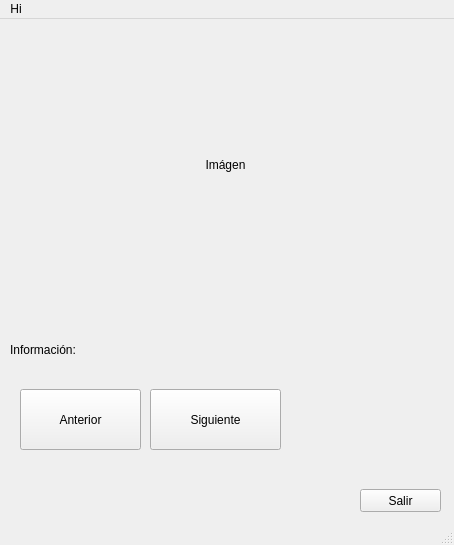
<?xml version="1.0" encoding="UTF-8"?>
<ui version="4.0">
 <class>MainWindow</class>
 <widget class="QMainWindow" name="MainWindow">
  <property name="geometry">
   <rect>
    <x>0</x>
    <y>0</y>
    <width>454</width>
    <height>545</height>
   </rect>
  </property>
  <property name="windowTitle">
   <string>MainWindow</string>
  </property>
  <widget class="QWidget" name="centralwidget">
   <widget class="QPushButton" name="back">
    <property name="geometry">
     <rect>
      <x>20</x>
      <y>370</y>
      <width>121</width>
      <height>61</height>
     </rect>
    </property>
    <property name="text">
     <string>Anterior</string>
    </property>
   </widget>
   <widget class="QPushButton" name="next">
    <property name="geometry">
     <rect>
      <x>150</x>
      <y>370</y>
      <width>131</width>
      <height>61</height>
     </rect>
    </property>
    <property name="text">
     <string>Siguiente</string>
    </property>
   </widget>
   <widget class="QPushButton" name="exit">
    <property name="geometry">
     <rect>
      <x>360</x>
      <y>470</y>
      <width>81</width>
      <height>23</height>
     </rect>
    </property>
    <property name="text">
     <string>Salir</string>
    </property>
   </widget>
   <widget class="QLabel" name="info">
    <property name="geometry">
     <rect>
      <x>10</x>
      <y>320</y>
      <width>421</width>
      <height>21</height>
     </rect>
    </property>
    <property name="text">
     <string>Información:</string>
    </property>
   </widget>
   <widget class="QLabel" name="image">
    <property name="geometry">
     <rect>
      <x>0</x>
      <y>0</y>
      <width>451</width>
      <height>291</height>
     </rect>
    </property>
    <property name="text">
     <string>Imágen</string>
    </property>
    <property name="alignment">
     <set>Qt::AlignCenter</set>
    </property>
   </widget>
  </widget>
  <widget class="QMenuBar" name="menubar">
   <property name="geometry">
    <rect>
     <x>0</x>
     <y>0</y>
     <width>454</width>
     <height>20</height>
    </rect>
   </property>
   <widget class="QMenu" name="menuHi">
    <property name="title">
     <string>Hi</string>
    </property>
   </widget>
   <addaction name="menuHi"/>
  </widget>
  <widget class="QStatusBar" name="statusbar"/>
 </widget>
 <resources/>
 <connections/>
</ui>
